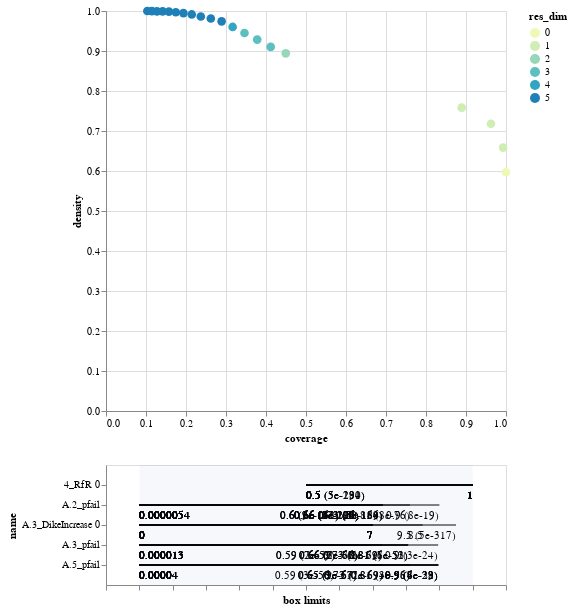

The notebook cell saved with this chart:
### Code cell
box_damage_r10.inspect_tradeoff()

### Figure 1 — Vega-Lite specification as saved in the notebook (floating-point values rounded to 4 significant figures)
{"config": {"view": {"continuousWidth": 400, "continuousHeight": 300}}, "vconcat": [{"data": {"name": "data-4ef427623e35643622fd56e97c646965"}, "mark": {"type": "circle", "size": 75}, "encoding": {"color": {"type": "ordinal", "field": "res_dim", "scale": {"range": ["#eff9b6", "#d0edb3", "#97d6b9", "#5dc0c0", "#31a5c2", "#1f80b8", "#2354a3", "#21318d"]}}, "opacity": {"condition": {"value": 1, "selection": "selector004"}, "value": 0.4}, "tooltip": [{"type": "ordinal", "field": "id"}, {"type": "quantitative", "field": "coverage", "format": ".2"}, {"type": "quantitative", "field": "density", "format": ".2"}, {"type": "ordinal", "field": "res_dim"}], "x": {"type": "quantitative", "field": "coverage"}, "y": {"type": "quantitative", "field": "density"}}, "height": 400, "selection": {"selector004": {"type": "single", "fields": ["id"]}}, "width": 400}, {"layer": [{"data": {"name": "data-368e94e3fdd1f985b123e6e7dbbd942c"}, "mark": "rule", "encoding": {"x": {"type": "quantitative", "axis": {"grid": false, "labels": false, "title": "box limits"}, "field": "x_lower", "scale": {"domain": [0, 1], "padding": 0.1}}, "x2": {"field": "x_upper"}, "y": {"type": "nominal", "field": "name", "scale": {"padding": 1.0}}}, "transform": [{"calculate": "(datum.x1-datum.minimum)/(datum.maximum-datum.minimum)", "as": "x_lower"}, {"calculate": "(datum.x2-datum.minimum)/(datum.maximum-datum.minimum)", "as": "x_upper"}, {"filter": {"selection": "selector004"}}], "width": 400}, {"data": {"name": "data-368e94e3fdd1f985b123e6e7dbbd942c"}, "mark": {"type": "text", "align": "left", "baseline": "top", "dy": 5}, "encoding": {"text": {"type": "ordinal", "field": "text"}, "x": {"type": "quantitative", "axis": {"grid": false, "labels": false, "title": "box limits"}, "field": "x_lower", "scale": {"domain": [0, 1], "padding": 0.1}}, "x2": {"field": "x_upper"}, "y": {"type": "nominal", "field": "name", "scale": {"padding": 1.0}}}, "transform": [{"calculate": "(datum.x1-datum.minimum)/(datum.maximum-datum.minimum)", "as": "x_lower"}, {"calculate": "(datum.x2-datum.minimum)/(datum.maximum-datum.minimum)", "as": "x_upper"}, {"filter": {"selection": "selector004"}}, {"calculate": "datum.qp_lower>0?format(datum.x1, \".2\")+\" (\"+format(datum.qp_lower, \".1~g\")+\")\" :format(datum.x1, \".2\")", "as": "text"}], "width": 400}, {"data": {"name": "data-368e94e3fdd1f985b123e6e7dbbd942c"}, "mark": {"type": "text", "align": "right", "baseline": "top", "dy": 5}, "encoding": {"text": {"type": "ordinal", "field": "text"}, "x": {"type": "quantitative", "field": "x_upper"}, "x2": {"field": "x_upper"}, "y": {"type": "nominal", "field": "name", "scale": {"padding": 1.0}}}, "transform": [{"calculate": "(datum.x1-datum.minimum)/(datum.maximum-datum.minimum)", "as": "x_lower"}, {"calculate": "(datum.x2-datum.minimum)/(datum.maximum-datum.minimum)", "as": "x_upper"}, {"filter": {"selection": "selector004"}}, {"calculate": "datum.qp_upper>0?format(datum.x2, \".2\")+\" (\"+format(datum.qp_upper, \".1\")+\")\" :format(datum.x2, \".2\")", "as": "text"}], "width": 400}, {"data": {"name": "data-bb8d07f6df3d47a6a475317795287b23"}, "mark": {"type": "rect", "opacity": 0.05}, "encoding": {"x": {"type": "quantitative", "field": "start"}, "x2": {"field": "end"}}}, {"data": {"name": "data-d751713988987e9331980363e24189ce"}, "mark": "point", "encoding": {"x": {"type": "quantitative", "field": "x"}, "y": {"type": "nominal", "field": "name"}}, "transform": [{"filter": {"selection": "selector004"}}], "width": 400}, {"data": {"name": "data-d751713988987e9331980363e24189ce"}, "mark": {"type": "text", "align": "center", "baseline": "top", "dy": 5}, "encoding": {"text": {"type": "nominal", "field": "item"}, "x": {"type": "quantitative", "field": "x"}, "y": {"type": "nominal", "field": "name"}}, "transform": [{"filter": {"selection": "selector004"}}], "width": 400}]}], "$schema": "https://vega.github.io/schema/vega-lite/v4.8.1.json", "datasets": {"data-4ef427623e35643622fd56e97c646965": [{"coverage": 1.0, "density": 0.5969, "id": 0, "mass": 1.0, "mean": 0.5969, "res_dim": 0}, {"coverage": 0.9929, "density": 0.6585, "id": 1, "mass": 0.9, "mean": 0.6585, "res_dim": 1}, {"coverage": 0.9624, "density": 0.718, "id": 2, "mass": 0.8, "mean": 0.718, "res_dim": 1}, {"coverage": 0.8893, "density": 0.7583, "id": 3, "mass": 0.7, "mean": 0.7583, "res_dim": 1}, {"coverage": 0.4494, "density": 0.8942, "id": 4, "mass": 0.3, "mean": 0.8942, "res_dim": 2}, {"coverage": 0.4118, "density": 0.9103, "id": 5, "mass": 0.27, "mean": 0.9103, "res_dim": 3}, {"coverage": 0.378, "density": 0.9286, "id": 6, "mass": 0.243, "mean": 0.9286, "res_dim": 3}, {"coverage": 0.3462, "density": 0.9449, "id": 7, "mass": 0.2187, "mean": 0.9449, "res_dim": 3}, {"coverage": 0.3166, "density": 0.9601, "id": 8, "mass": 0.1968, "mean": 0.9601, "res_dim": 4}, {"coverage": 0.289, "density": 0.9741, "id": 9, "mass": 0.1771, "mean": 0.9741, "res_dim": 5}, {"coverage": 0.262, "density": 0.9812, "id": 10, "mass": 0.1594, "mean": 0.9812, "res_dim": 5}, {"coverage": 0.237, "density": 0.9863, "id": 11, "mass": 0.1434, "mean": 0.9863, "res_dim": 5}, {"coverage": 0.2144, "density": 0.9914, "id": 12, "mass": 0.1291, "mean": 0.9914, "res_dim": 5}, {"coverage": 0.1935, "density": 0.9947, "id": 13, "mass": 0.1161, "mean": 0.9947, "res_dim": 5}, {"coverage": 0.1745, "density": 0.9968, "id": 14, "mass": 0.1045, "mean": 0.9968, "res_dim": 5}, {"coverage": 0.1573, "density": 0.9984, "id": 15, "mass": 0.09402, "mean": 0.9984, "res_dim": 5}, {"coverage": 0.1416, "density": 0.9989, "id": 16, "mass": 0.0846, "mean": 0.9989, "res_dim": 5}, {"coverage": 0.1275, "density": 0.9992, "id": 17, "mass": 0.07614, "mean": 0.9992, "res_dim": 5}, {"coverage": 0.1147, "density": 0.9996, "id": 18, "mass": 0.06852, "mean": 0.9996, "res_dim": 5}, {"coverage": 0.1033, "density": 1.0, "id": 19, "mass": 0.06165, "mean": 1.0, "res_dim": 5}], "data-368e94e3fdd1f985b123e6e7dbbd942c": [{"x1": 0.0, "x2": 9.5, "name": "A.3_DikeIncrease 0", "id": 1, "minimum": 0.0, "maximum": 10.0, "qp_lower": -1.0, "qp_upper": 4.781e-317}, {"x1": 0.0, "x2": 8.5, "name": "A.3_DikeIncrease 0", "id": 2, "minimum": 0.0, "maximum": 10.0, "qp_lower": -1.0, "qp_upper": 0.0}, {"x1": 0.0, "x2": 7.0, "name": "A.3_DikeIncrease 0", "id": 3, "minimum": 0.0, "maximum": 10.0, "qp_lower": -1.0, "qp_upper": 0.0}, {"x1": 0.5, "x2": 1.0, "name": "4_RfR 0", "id": 4, "minimum": 0.0, "maximum": 1.0, "qp_lower": 0.0, "qp_upper": -1.0}, {"x1": 0.0, "x2": 7.0, "name": "A.3_DikeIncrease 0", "id": 4, "minimum": 0.0, "maximum": 10.0, "qp_lower": -1.0, "qp_upper": 0.0}, {"x1": 5.392e-06, "x2": 0.9001, "name": "A.2_pfail", "id": 5, "minimum": 5.392e-06, "maximum": 0.9998, "qp_lower": -1.0, "qp_upper": 7.566e-19}, {"x1": 0.5, "x2": 1.0, "name": "4_RfR 0", "id": 5, "minimum": 0.0, "maximum": 1.0, "qp_lower": 0.0, "qp_upper": -1.0}, {"x1": 0.0, "x2": 7.0, "name": "A.3_DikeIncrease 0", "id": 5, "minimum": 0.0, "maximum": 10.0, "qp_lower": -1.0, "qp_upper": 0.0}, {"x1": 5.392e-06, "x2": 0.8116, "name": "A.2_pfail", "id": 6, "minimum": 5.392e-06, "maximum": 0.9998, "qp_lower": -1.0, "qp_upper": 7.885e-76}, {"x1": 0.5, "x2": 1.0, "name": "4_RfR 0", "id": 6, "minimum": 0.0, "maximum": 1.0, "qp_lower": 0.0, "qp_upper": -1.0}, {"x1": 0.0, "x2": 7.0, "name": "A.3_DikeIncrease 0", "id": 6, "minimum": 0.0, "maximum": 10.0, "qp_lower": -1.0, "qp_upper": 0.0}, {"x1": 5.392e-06, "x2": 0.7301, "name": "A.2_pfail", "id": 7, "minimum": 5.392e-06, "maximum": 0.9998, "qp_lower": -1.0, "qp_upper": 4.61e-156}, {"x1": 0.5, "x2": 1.0, "name": "4_RfR 0", "id": 7, "minimum": 0.0, "maximum": 1.0, "qp_lower": 0.0, "qp_upper": -1.0}, {"x1": 0.0, "x2": 7.0, "name": "A.3_DikeIncrease 0", "id": 7, "minimum": 0.0, "maximum": 10.0, "qp_lower": -1.0, "qp_upper": 0.0}, {"x1": 5.392e-06, "x2": 0.7301, "name": "A.2_pfail", "id": 8, "minimum": 5.392e-06, "maximum": 0.9998, "qp_lower": -1.0, "qp_upper": 2.855e-169}, {"x1": 4.033e-05, "x2": 0.8967, "name": "A.5_pfail", "id": 8, "minimum": 4.033e-05, "maximum": 0.9999, "qp_lower": -1.0, "qp_upper": 5.882e-23}, {"x1": 0.5, "x2": 1.0, "name": "4_RfR 0", "id": 8, "minimum": 0.0, "maximum": 1.0, "qp_lower": 0.0, "qp_upper": -1.0}, {"x1": 0.0, "x2": 7.0, "name": "A.3_DikeIncrease 0", "id": 8, "minimum": 0.0, "maximum": 10.0, "qp_lower": -1.0, "qp_upper": 0.0}, {"x1": 5.392e-06, "x2": 0.7301, "name": "A.2_pfail", "id": 9, "minimum": 5.392e-06, "maximum": 0.9998, "qp_lower": -1.0, "qp_upper": 2.137e-184}, {"x1": 1.327e-05, "x2": 0.8963, "name": "A.3_pfail", "id": 9, "minimum": 1.327e-05, "maximum": 0.9997, "qp_lower": -1.0, "qp_upper": 2.742e-24}, {"x1": 4.033e-05, "x2": 0.8967, "name": "A.5_pfail", "id": 9, "minimum": 4.033e-05, "maximum": 0.9999, "qp_lower": -1.0, "qp_upper": 4.254e-28}, {"x1": 0.5, "x2": 1.0, "name": "4_RfR 0", "id": 9, "minimum": 0.0, "maximum": 1.0, "qp_lower": 0.0, "qp_upper": -1.0}, {"x1": 0.0, "x2": 7.0, "name": "A.3_DikeIncrease 0", "id": 9, "minimum": 0.0, "maximum": 10.0, "qp_lower": -1.0, "qp_upper": 0.0}, {"x1": 5.392e-06, "x2": 0.7301, "name": "A.2_pfail", "id": 10, "minimum": 5.392e-06, "maximum": 0.9998, "qp_lower": -1.0, "qp_upper": 3.361e-184}, {"x1": 1.327e-05, "x2": 0.8061, "name": "A.3_pfail", "id": 10, "minimum": 1.327e-05, "maximum": 0.9997, "qp_lower": -1.0, "qp_upper": 5.769e-52}, {"x1": 4.033e-05, "x2": 0.8967, "name": "A.5_pfail", "id": 10, "minimum": 4.033e-05, "maximum": 0.9999, "qp_lower": -1.0, "qp_upper": 7.957e-29}, {"x1": 0.5, "x2": 1.0, "name": "4_RfR 0", "id": 10, "minimum": 0.0, "maximum": 1.0, "qp_lower": 0.0, "qp_upper": -1.0}, {"x1": 0.0, "x2": 7.0, "name": "A.3_DikeIncrease 0", "id": 10, "minimum": 0.0, "maximum": 10.0, "qp_lower": -1.0, "qp_upper": 0.0}, {"x1": 5.392e-06, "x2": 0.6581, "name": "A.2_pfail", "id": 11, "minimum": 5.392e-06, "maximum": 0.9998, "qp_lower": -1.0, "qp_upper": 3.197e-213}, {"x1": 1.327e-05, "x2": 0.8061, "name": "A.3_pfail", "id": 11, "minimum": 1.327e-05, "maximum": 0.9997, "qp_lower": -1.0, "qp_upper": 6.526e-51}, {"x1": 4.033e-05, "x2": 0.8967, "name": "A.5_pfail", "id": 11, "minimum": 4.033e-05, "maximum": 0.9999, "qp_lower": -1.0, "qp_upper": 6.934e-32}, {"x1": 0.5, "x2": 1.0, "name": "4_RfR 0", "id": 11, "minimum": 0.0, "maximum": 1.0, "qp_lower": 0.0, "qp_upper": -1.0}, {"x1": 0.0, "x2": 7.0, "name": "A.3_DikeIncrease 0", "id": 11, "minimum": 0.0, "maximum": 10.0, "qp_lower": -1.0, "qp_upper": 0.0}, {"x1": 5.392e-06, "x2": 0.6581, "name": "A.2_pfail", "id": 12, "minimum": 5.392e-06, "maximum": 0.9998, "qp_lower": -1.0, "qp_upper": 7.788e-220}, {"x1": 1.327e-05, "x2": 0.8061, "name": "A.3_pfail", "id": 12, "minimum": 1.327e-05, "maximum": 0.9997, "qp_lower": -1.0, "qp_upper": 1.167e-53}, {"x1": 4.033e-05, "x2": 0.8108, "name": "A.5_pfail", "id": 12, "minimum": 4.033e-05, "maximum": 0.9999, "qp_lower": -1.0, "qp_upper": 3.954e-56}, {"x1": 0.5, "x2": 1.0, "name": "4_RfR 0", "id": 12, "minimum": 0.0, "maximum": 1.0, "qp_lower": 0.0, "qp_upper": -1.0}, {"x1": 0.0, "x2": 7.0, "name": "A.3_DikeIncrease 0", "id": 12, "minimum": 0.0, "maximum": 10.0, "qp_lower": -1.0, "qp_upper": 0.0}, {"x1": 5.392e-06, "x2": 0.6581, "name": "A.2_pfail", "id": 13, "minimum": 5.392e-06, "maximum": 0.9998, "qp_lower": -1.0, "qp_upper": 3.141e-207}, {"x1": 1.327e-05, "x2": 0.7277, "name": "A.3_pfail", "id": 13, "minimum": 1.327e-05, "maximum": 0.9997, "qp_lower": -1.0, "qp_upper": 2.417e-72}, {"x1": 4.033e-05, "x2": 0.8108, "name": "A.5_pfail", "id": 13, "minimum": 4.033e-05, "maximum": 0.9999, "qp_lower": -1.0, "qp_upper": 3.393e-58}, {"x1": 0.5, "x2": 1.0, "name": "4_RfR 0", "id": 13, "minimum": 0.0, "maximum": 1.0, "qp_lower": 0.0, "qp_upper": -1.0}, {"x1": 0.0, "x2": 7.0, "name": "A.3_DikeIncrease 0", "id": 13, "minimum": 0.0, "maximum": 10.0, "qp_lower": -1.0, "qp_upper": 0.0}, {"x1": 5.392e-06, "x2": 0.6581, "name": "A.2_pfail", "id": 14, "minimum": 5.392e-06, "maximum": 0.9998, "qp_lower": -1.0, "qp_upper": 3.396e-206}, {"x1": 1.327e-05, "x2": 0.7277, "name": "A.3_pfail", "id": 14, "minimum": 1.327e-05, "maximum": 0.9997, "qp_lower": -1.0, "qp_upper": 5.283e-69}, {"x1": 4.033e-05, "x2": 0.7311, "name": "A.5_pfail", "id": 14, "minimum": 4.033e-05, "maximum": 0.9999, "qp_lower": -1.0, "qp_upper": 2.028e-69}, {"x1": 0.5, "x2": 1.0, "name": "4_RfR 0", "id": 14, "minimum": 0.0, "maximum": 1.0, "qp_lower": 0.0, "qp_upper": -1.0}, {"x1": 0.0, "x2": 7.0, "name": "A.3_DikeIncrease 0", "id": 14, "minimum": 0.0, "maximum": 10.0, "qp_lower": -1.0, "qp_upper": 0.0}, {"x1": 5.392e-06, "x2": 0.6581, "name": "A.2_pfail", "id": 15, "minimum": 5.392e-06, "maximum": 0.9998, "qp_lower": -1.0, "qp_upper": 1.098e-194}, {"x1": 1.327e-05, "x2": 0.6563, "name": "A.3_pfail", "id": 15, "minimum": 1.327e-05, "maximum": 0.9997, "qp_lower": -1.0, "qp_upper": 3.427e-77}, {"x1": 4.033e-05, "x2": 0.7311, "name": "A.5_pfail", "id": 15, "minimum": 4.033e-05, "maximum": 0.9999, "qp_lower": -1.0, "qp_upper": 6.516e-69}, {"x1": 0.5, "x2": 1.0, "name": "4_RfR 0", "id": 15, "minimum": 0.0, "maximum": 1.0, "qp_lower": 0.0, "qp_upper": -1.0}, {"x1": 0.0, "x2": 7.0, "name": "A.3_DikeIncrease 0", "id": 15, "minimum": 0.0, "maximum": 10.0, "qp_lower": -1.0, "qp_upper": 0.0}, {"x1": 5.392e-06, "x2": 0.6581, "name": "A.2_pfail", "id": 16, "minimum": 5.392e-06, "maximum": 0.9998, "qp_lower": -1.0, "qp_upper": 2.444e-176}, {"x1": 1.327e-05, "x2": 0.6563, "name": "A.3_pfail", "id": 16, "minimum": 1.327e-05, "maximum": 0.9997, "qp_lower": -1.0, "qp_upper": 1.599e-66}, {"x1": 4.033e-05, "x2": 0.6535, "name": "A.5_pfail", "id": 16, "minimum": 4.033e-05, "maximum": 0.9999, "qp_lower": -1.0, "qp_upper": 1.288e-67}, {"x1": 0.5, "x2": 1.0, "name": "4_RfR 0", "id": 16, "minimum": 0.0, "maximum": 1.0, "qp_lower": 0.0, "qp_upper": -1.0}, {"x1": 0.0, "x2": 7.0, "name": "A.3_DikeIncrease 0", "id": 16, "minimum": 0.0, "maximum": 10.0, "qp_lower": -1.0, "qp_upper": 0.0}, {"x1": 5.392e-06, "x2": 0.5978, "name": "A.2_pfail", "id": 17, "minimum": 5.392e-06, "maximum": 0.9998, "qp_lower": -1.0, "qp_upper": 1.704e-162}, {"x1": 1.327e-05, "x2": 0.6563, "name": "A.3_pfail", "id": 17, "minimum": 1.327e-05, "maximum": 0.9997, "qp_lower": -1.0, "qp_upper": 6.874e-62}, {"x1": 4.033e-05, "x2": 0.6535, "name": "A.5_pfail", "id": 17, "minimum": 4.033e-05, "maximum": 0.9999, "qp_lower": -1.0, "qp_upper": 2.723e-63}, {"x1": 0.5, "x2": 1.0, "name": "4_RfR 0", "id": 17, "minimum": 0.0, "maximum": 1.0, "qp_lower": 5.334e-280, "qp_upper": -1.0}, {"x1": 0.0, "x2": 7.0, "name": "A.3_DikeIncrease 0", "id": 17, "minimum": 0.0, "maximum": 10.0, "qp_lower": -1.0, "qp_upper": 0.0}, {"x1": 5.392e-06, "x2": 0.5978, "name": "A.2_pfail", "id": 18, "minimum": 5.392e-06, "maximum": 0.9998, "qp_lower": -1.0, "qp_upper": 2.18e-141}, {"x1": 1.327e-05, "x2": 0.5869, "name": "A.3_pfail", "id": 18, "minimum": 1.327e-05, "maximum": 0.9997, "qp_lower": -1.0, "qp_upper": 1.893e-59}, {"x1": 4.033e-05, "x2": 0.6535, "name": "A.5_pfail", "id": 18, "minimum": 4.033e-05, "maximum": 0.9999, "qp_lower": -1.0, "qp_upper": 9.278e-57}, {"x1": 0.5, "x2": 1.0, "name": "4_RfR 0", "id": 18, "minimum": 0.0, "maximum": 1.0, "qp_lower": 4.721e-231, "qp_upper": -1.0}, {"x1": 0.0, "x2": 7.0, "name": "A.3_DikeIncrease 0", "id": 18, "minimum": 0.0, "maximum": 10.0, "qp_lower": -1.0, "qp_upper": 0.0}, {"x1": 5.392e-06, "x2": 0.5978, "name": "A.2_pfail", "id": 19, "minimum": 5.392e-06, "maximum": 0.9998, "qp_lower": -1.0, "qp_upper": 9.003e-133}, {"x1": 1.327e-05, "x2": 0.5869, "name": "A.3_pfail", "id": 19, "minimum": 1.327e-05, "maximum": 0.9997, "qp_lower": -1.0, "qp_upper": 6.864e-51}, {"x1": 4.033e-05, "x2": 0.585, "name": "A.5_pfail", "id": 19, "minimum": 4.033e-05, "maximum": 0.9999, "qp_lower": -1.0, "qp_upper": 2.849e-56}, {"x1": 0.5, "x2": 1.0, "name": "4_RfR 0", "id": 19, "minimum": 0.0, "maximum": 1.0, "qp_lower": 3.075e-194, "qp_upper": -1.0}, {"x1": 0.0, "x2": 7.0, "name": "A.3_DikeIncrease 0", "id": 19, "minimum": 0.0, "maximum": 10.0, "qp_lower": -1.0, "qp_upper": 0.0}], "data-bb8d07f6df3d47a6a475317795287b23": [{"start": 0, "end": 1}], "data-d751713988987e9331980363e24189ce": []}}
